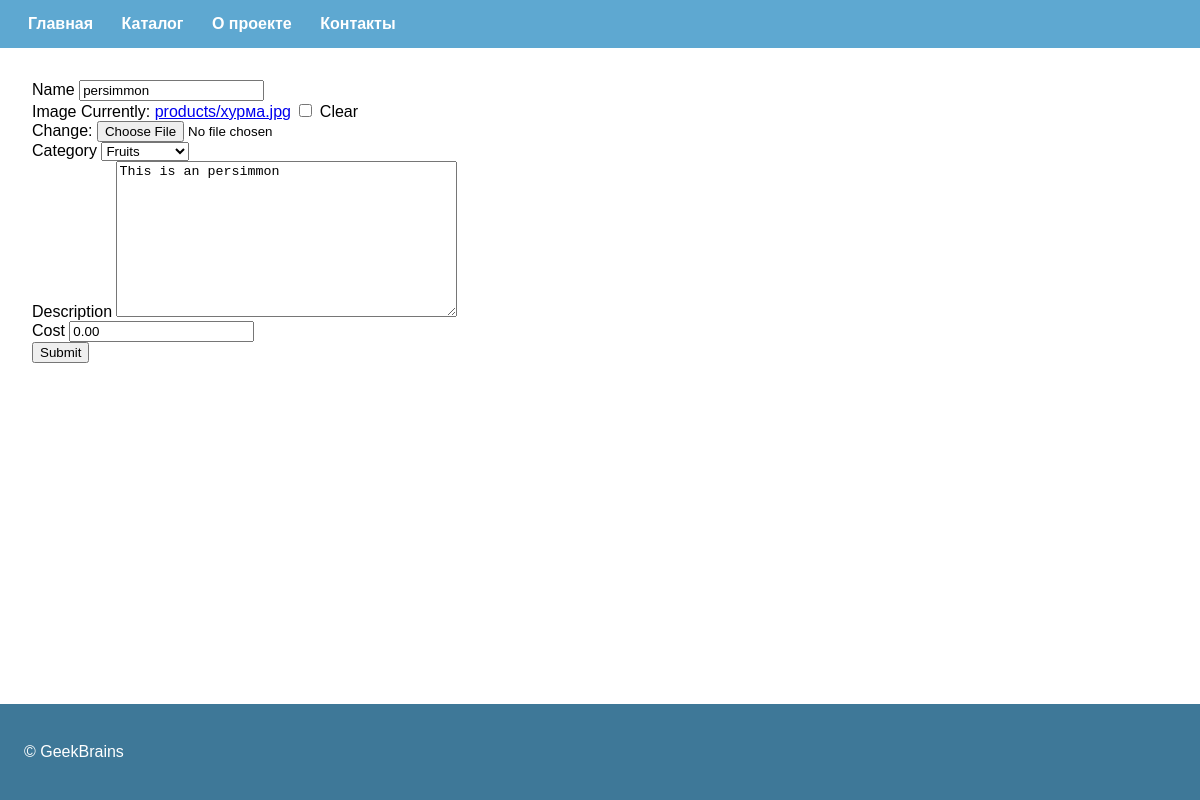
The app's page /products/5/update/ with its own data.
### products/models.py (models this page shows, shortened)
class Product(models.Model):
    name = models.CharField(
        max_length=255
    )
    image = models.ImageField(
        upload_to='products',
        blank=True,
        null=True,
    )
    category = models.ForeignKey(
        Category,
        on_delete=models.CASCADE,
        blank=True,
        null=True,
    )
    description = models.TextField(
        blank=True,
        null=True,
    )
    cost = models.DecimalField(
        max_digits=12,
        decimal_places=2,
        default=0
    )
    created = models.DateTimeField(
        auto_now_add=True,
    )
    modified = models.DateTimeField(
        auto_now=True,
    )

### products/views/products.py (the view)
class ProductUdateView(UpdateView):
    model = Product
    fields = [
        'name', 'image', 'category',
        'description', 'cost'
    ]
    template_name = 'products/create.html'
    success_url = reverse_lazy('products:list')

### products/models.py (called while the page is built)
    def __str__(self):
        return self.name

### products/templates/products/create.html (shortened to what this page needs)
{% extends 'server/master.html' %}
{% load static %}
{% block page_content %}
{% include 'server/form.html' with form=form %}
{% endblock %}

### server/templates/server/form.html (shortened to what this page needs)
<form action="" method="POST" enctype="multipart/form-data">
    {% for field in form %}
    <div class="field-group">
        <label for="{{ field.name }}">{{ field.label }}</label>
        {{ field }}
    </div>
    {% endfor %}
    <input type="submit">
</form>

### server/static/server/css/master.css (style rules this page uses)
html, body { margin: 0; padding: 0; height: 100%; font-family: sans-serif; }

### records on screen
Product: form "persimmon" "Fruits" "This is an persimmon" "0.00"

### other values on screen
{{ field.label }} "Name" "Image" "Category" "Description" "Cost"
